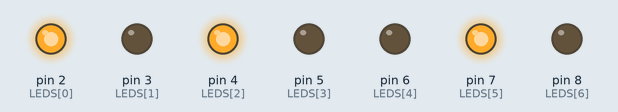
This sketch was run on a simulated Arduino Uno, built with avr-gcc and run on an emulated ATmega328P. Shown: output pins drawn as LEDs (lit = HIGH).

Above: at 0.5 s.
At 1.5 s:
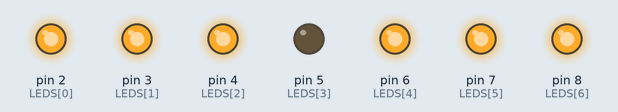
At 2.5 s:
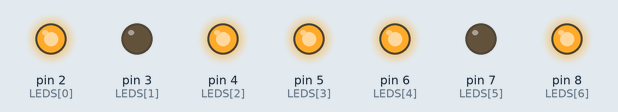
At 3.5 s:
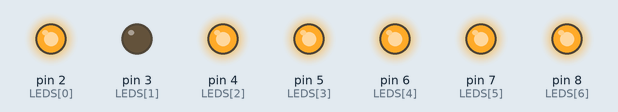
At 5.5 s:
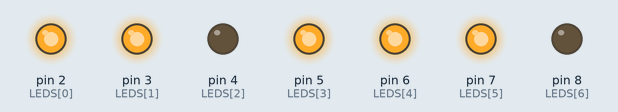
At 7.0 s:
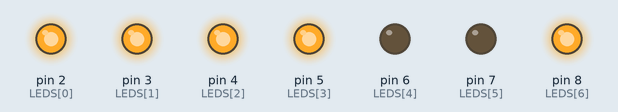
Timing chart, 0 to 9.2 s (numbered marks = the images above):
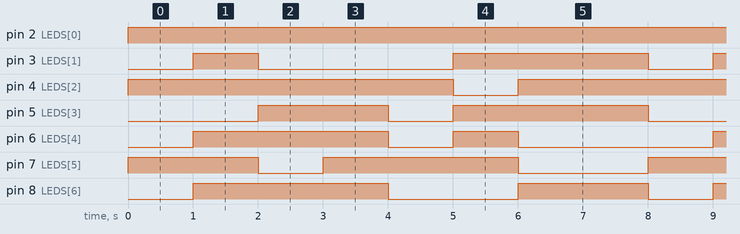

Measured:
- by itself, pin 2 (LEDS[0]): LOW → HIGH at 0.00 s
- by itself, pin 3 (LEDS[1]): repeats every 8.0 s: LOW 3.0 s, HIGH 3.0 s, LOW 1.0 s, HIGH 1.0 s
- by itself, pin 4 (LEDS[2]): repeats every 8.0 s: LOW 1.0 s, HIGH 7.0 s
- by itself, pin 5 (LEDS[3]), pin 7 (LEDS[5]): repeats every 8.0 s: LOW 1.0 s, HIGH 3.0 s, LOW 2.0 s, HIGH 2.0 s
- by itself, pin 6 (LEDS[4]): repeats every 8.0 s: LOW 1.0 s, HIGH 1.0 s, LOW 3.0 s, HIGH 3.0 s
- by itself, pin 8 (LEDS[6]): repeats every 8.0 s: LOW 2.0 s, HIGH 2.0 s, LOW 1.0 s, HIGH 3.0 s

The sketch:

DISPLAY7SEGMENTS3.ino
```cpp
/****************************************************************
**                                                             **
**                          TÍTOL:                             **
**                  Display de 7 segments 3                    **
**                                                             **
**  NOM: Mohamed el Marnissi                  DATA: 06/02/2017 **
****************************************************************/
//************************ INCLUDE ******************************


//*********************** VARIABLES *****************************

//les equivalencies de segment/pin de sortida son les següents: PIN2=E PIN3=D PIN4=C PIN5=G PIN6=F PIN7=A PIN8=B

int LEDS[7] = {2,3,4, 5, 6, 7, 8,}; // estableix array amb valor int de 7 variables
int M[7] = {1,0,1, 0, 0, 1, 0,};// estableix array amb valor int de 7 variables
int O[7] = {1,1,1, 0, 1, 1, 1,};// estableix array amb valor int de 7 variables
int H[7] = {1,0,1, 1, 1, 0, 1,};// estableix array amb valor int de 7 variables
int A[7] = {1,0,1, 1, 1, 1, 1,};// estableix array amb valor int de 7 variables
int E[7] = {1,1,0, 1, 1, 1, 0,};// estableix array amb valor int de 7 variables
int D[7] = {1,1,1, 1, 0, 0, 1,};// estableix array amb valor int de 7 variables

int t=1000;//estableix variable amb valor int
//************************** SETUP ******************************

void setup() {                 // configura el final de salida

  for ( int i = 0; i < 7; i++)//inicia funcio for, estableix variable i amb un valor de 0 , condiciona, si i es inferior a 8 incrementa el valor de i en 1.
  {
    pinMode(LEDS[i], OUTPUT);// estableix totes les variables de l'array LEDS com a sortides

  }
}

//*************************** LOOP ******************************

void loop() {

  for (int i = 0; i < 7; i++) //inicia funcio for, estableix variable i amb un valor de 0 , condiciona, si i es inferior a 7 incrementa el valor de i en 1.
  {
    digitalWrite(LEDS[i],M[i]);//Escriu valor de sortida de l'array LEDS en funcio de l'array M
  }
  delay(t);//s'espera el valor de variable t
   for (int i = 0; i < 7; i++) //inicia funcio for, estableix variable i amb un valor de 0 , condiciona, si i es inferior a 7 incrementa el valor de i en 1.
  {
    digitalWrite(LEDS[i],O[i]);//Escriu valor de sortida de l'array LEDS en funcio de l'array O
  }
    delay(t);//s'espera el valor de variable t
   for (int i = 0; i < 7; i++) //inicia funcio for, estableix variable i amb un valor de 0 , condiciona, si i es inferior a 7 incrementa el valor de i en 1.
  {
    digitalWrite(LEDS[i],H[i]);//Escriu valor de sortida de l'array LEDS en funcio de l'array H
  }
    delay(t);//s'espera el valor de variable t
   for (int i = 0; i < 7; i++) //inicia funcio for, estableix variable i amb un valor de 0 , condiciona, si i es inferior a 7 incrementa el valor de i en 1.
  {
    digitalWrite(LEDS[i],A[i]);//Escriu valor de sortida de l'array LEDS en funcio de l'array A
  }
    delay(t);//s'espera el valor de variable t
   for (int i = 0; i < 7; i++) //inicia funcio for, estableix variable i amb un valor de 0 , condiciona, si i es inferior a 7 incrementa el valor de i en 1.
  {
    digitalWrite(LEDS[i],M[i]);//Escriu valor de sortida de l'array LEDS en funcio de l'array M
  }
    delay(t);//s'espera el valor de variable t
   for (int i = 0; i < 7; i++) //inicia funcio for, estableix variable i amb un valor de 0 , condiciona, si i es inferior a 7 incrementa el valor de i en 1.
  {
    digitalWrite(LEDS[i],E[i]);//Escriu valor de sortida de l'array LEDS en funcio de l'array E
  }
    delay(t);//s'espera el valor de variable t
   for (int i = 0; i < 7; i++) //inicia funcio for, estableix variable i amb un valor de 0 , condiciona, si i es inferior a 7 incrementa el valor de i en 1.
  {
    digitalWrite(LEDS[i],D[i]);//Escriu valor de sortida de l'array LEDS en funcio de l'array D
  }


delay(2000);//s'espera 2s
}

//************************** FUNCIONS ***************************
```
